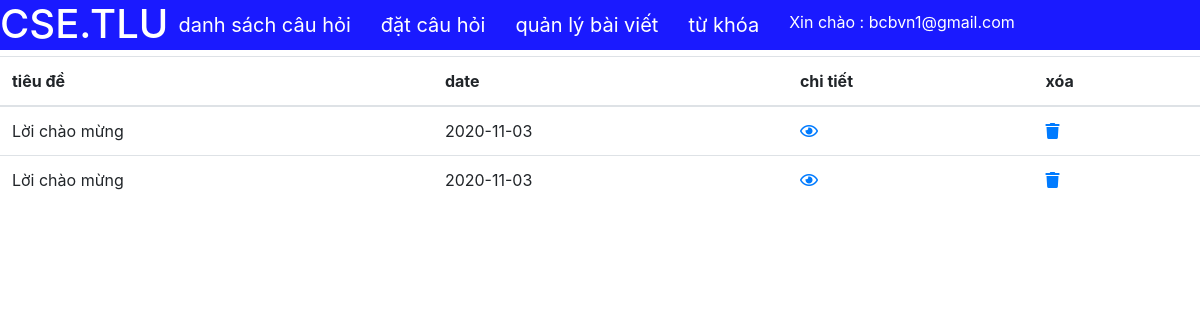
Screenshot of /4.baitaplon/php/quanlybaiviet.php (signed in) with the database file from the repository.
### tables this page shows
CREATE TABLE `quanlybaidang` (
  `id_baidang` int(100) NOT NULL,
  `tieude` varchar(100) NOT NULL,
  `img` char(100) NOT NULL,
  `noidung` text NOT NULL,
  `tukhoa` varchar(30) NOT NULL,
  `date` date NOT NULL,
  `ten_nguoidang` varchar(30) NOT NULL
);

### 4.baitaplon/php/quanlybaiviet.php (the view, shortened to what this page needs)
<!DOCTYPE html>
<html lang="en">
<head>
<!doctype html>
<html lang="en">
  <head>
    <link rel="stylesheet" href="../css/sukien.css">
    <link rel="stylesheet" href="https://cdnjs.cloudflare.com/ajax/libs/font-awesome/5.7.1/css/all.min.css">
    <link rel="stylesheet" href="https://stackpath.bootstrapcdn.com/bootstrap/4.3.1/css/bootstrap.min.css">
  </head>
  <body>
  <div class="dautrang">
        <h1>
          CSE.TLU
        </h1>
        <ul>
          <li><a href="sukien.php">danh sách câu hỏi</a></li>
          <li><a href="datcauhoi.php">đặt câu hỏi</a></li>
          <li><a href="quanlybaiviet.php">quản lý bài viết</a></li>
          <li><a href="tukhoa.php">từ khóa</a></li>
          <li><?php echo "Xin chào : ".$_SESSION['user']; ?>
        </li>
        </ul>
  </div>
 <table class="table">
   <thead>
     <tr>
       <th>tiêu đề</th>
       <th>date</th>
       <th>chi tiết</th>
       <th>xóa</th>
     </tr>
   </thead>
   <tbody>
   <?php
                        require('ketnoi.php');
                        $ten = $_SESSION['user'];
                        $sql ="SELECT * FROM quanlybaidang WHERE ten_nguoidang='$ten' ";
                        $kq = mysqli_query($conn,$sql);
                        while($row = mysqli_fetch_assoc($kq))
                              {
                      ?>
                                <tr>
                                  <td ><?php echo $row['tieude']; ?></td>
                                  <td><?php echo  $row['date'] ;?></td>
                                  <td>
                                   <a href="ct_bai.php?id=<?php echo $row['id_baidang'];?>"><i class="far fa-eye"></i></a>
                                  </td>
                                  <td>
                                <a href="xl_xoa.php?id=<?php echo $row['id_baidang'];?>"><i class="fas fa-trash"></i></a>
                                  </td>
                                </tr>
                        <?php } ?>
   </tbody>
 </table>
  </body>
</html>

### 4.baitaplon/css/sukien.css (style rules this page uses)
ul { list-style: none; }
a { color: #1a1aff; }
.dautrang { width: 100%; height: 50px; background:#66a3ff; }
.dautrang h1 { float: left; color: white; }
.dautrang ul { height: 50px; background-color: #1a1aff ; }
.dautrang ul li { float: left; padding: 10px; margin-right: 10px; position: relative; }
.dautrang ul li { color: white; }
.dautrang ul li a { font-size: 20px; color: white; }

### rows the page displays
quanlybaidang: tieude "Lời chào mừng", date "2020-11-03"
quanlybaidang: tieude "Lời chào mừng", date "2020-11-03"

### other values shown
$_SESSION['user'] "bcbvn1@gmail.com"
